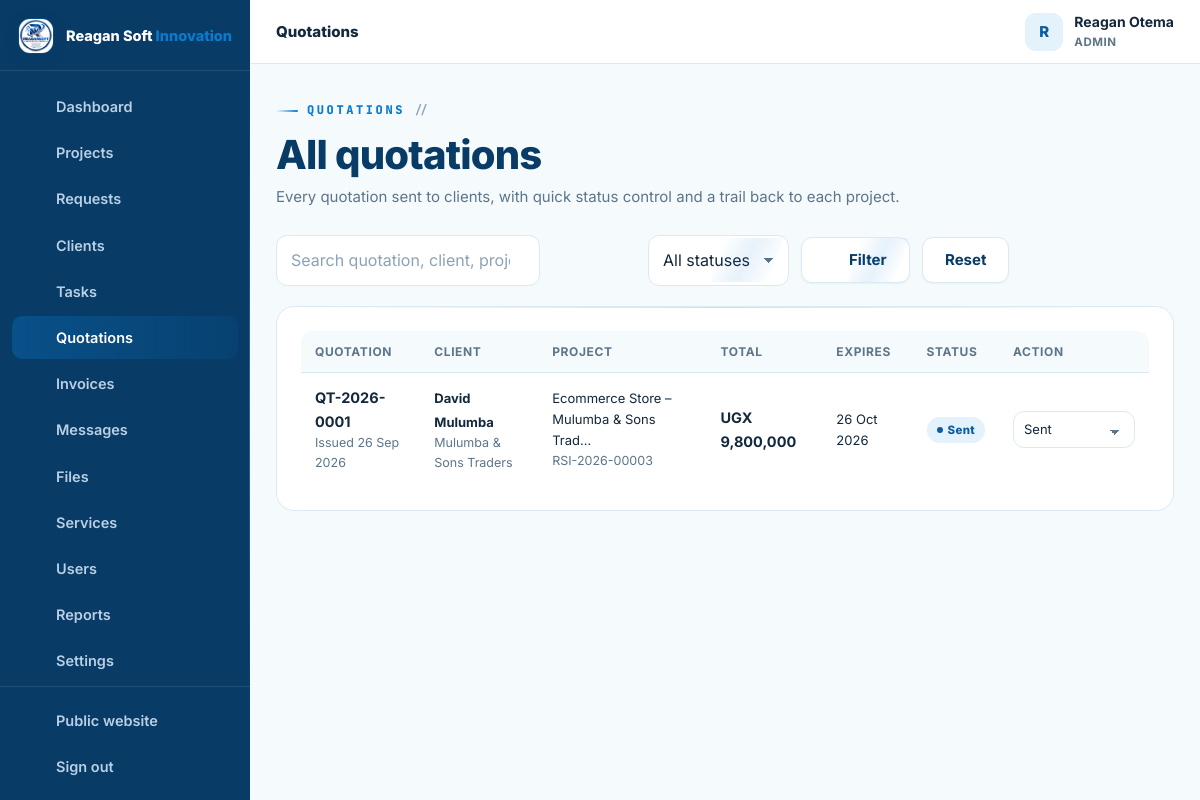
Screenshot of /admin/quotations.php (signed in) with the database file from the repository.
### tables this page shows
CREATE TABLE IF NOT EXISTS users (
  id INT UNSIGNED AUTO_INCREMENT PRIMARY KEY,
  full_name VARCHAR(150) NOT NULL,
  email VARCHAR(190) NOT NULL UNIQUE,
  phone VARCHAR(40) NULL,
  password_hash VARCHAR(255) NOT NULL,
  role ENUM('admin','staff','client') NOT NULL DEFAULT 'client',
  company VARCHAR(190) NULL,
  address VARCHAR(255) NULL,
  avatar VARCHAR(255) NULL,
   
   
   
   
   
   
  payer_type ENUM('business','individual') NOT NULL DEFAULT 'business',
  tax_id VARCHAR(60) NULL,
  national_id VARCHAR(60) NULL,
  country VARCHAR(80) NOT NULL DEFAULT 'Uganda',
  city VARCHAR(90) NULL,
  billing_terms_at DATETIME NULL,
  active TINYINT(1) NOT NULL DEFAULT 1,
  failed_logins INT UNSIGNED NOT NULL DEFAULT 0,
  locked_until DATETIME NULL,
  last_login_at DATETIME NULL,
  created_at TIMESTAMP DEFAULT CURRENT_TIMESTAMP,
  updated_at TIMESTAMP DEFAULT CURRENT_TIMESTAMP ON UPDATE CURRENT_TIMESTAMP,
  INDEX idx_users_role (role),
  INDEX idx_users_active (active)
);

CREATE TABLE IF NOT EXISTS quotations (
  id INT UNSIGNED AUTO_INCREMENT PRIMARY KEY,
  quotation_no VARCHAR(30) NOT NULL UNIQUE,
  project_id INT UNSIGNED NOT NULL,
  client_id INT UNSIGNED NOT NULL,
  issued_on DATE NOT NULL,
  expiry_date DATE NULL,
  subtotal DECIMAL(14,2) NOT NULL DEFAULT 0,
  discount DECIMAL(14,2) NOT NULL DEFAULT 0,
  tax_percent DECIMAL(5,2) NOT NULL DEFAULT 0,
  total DECIMAL(14,2) NOT NULL DEFAULT 0,
  status ENUM('draft','sent','accepted','rejected','expired','cancelled') NOT NULL DEFAULT 'draft',
  notes TEXT NULL,
  terms TEXT NULL,
  created_at TIMESTAMP DEFAULT CURRENT_TIMESTAMP,
  updated_at TIMESTAMP DEFAULT CURRENT_TIMESTAMP ON UPDATE CURRENT_TIMESTAMP,
  FOREIGN KEY (project_id) REFERENCES projects(id) ON DELETE CASCADE,
  FOREIGN KEY (client_id) REFERENCES users(id) ON DELETE CASCADE,
  INDEX idx_quotes_project (project_id),
  INDEX idx_quotes_client (client_id)
);

CREATE TABLE IF NOT EXISTS projects (
  id INT UNSIGNED AUTO_INCREMENT PRIMARY KEY,
  ref_no VARCHAR(30) NOT NULL UNIQUE,                
  client_id INT UNSIGNED NOT NULL,
  service_id INT UNSIGNED NULL,
  assigned_to INT UNSIGNED NULL,                     
  title VARCHAR(190) NOT NULL,
  description TEXT NOT NULL,
  requirements TEXT NULL,
   
   
  website_url  VARCHAR(255) NULL,                    
  deliverables VARCHAR(190) NULL,                    
  cover_art    VARCHAR(40)  NULL,                    
  budget DECIMAL(14,2) NULL,
  priority ENUM('low','normal','high','urgent') NOT NULL DEFAULT 'normal',
  status ENUM('NEW','REVIEWING','QUOTATION','APPROVED','IN_PROGRESS','WAITING_FOR_CLIENT','TESTING','COMPLETED','CANCELLED') NOT NULL DEFAULT 'NEW',
  progress TINYINT UNSIGNED NOT NULL DEFAULT 0,
  deadline DATE NULL,
  started_at DATETIME NULL,
  completed_at DATETIME NULL,
  submitted_at TIMESTAMP DEFAULT CURRENT_TIMESTAMP,
  updated_at TIMESTAMP DEFAULT CURRENT_TIMESTAMP ON UPDATE CURRENT_TIMESTAMP,
  FOREIGN KEY (client_id) REFERENCES users(id) ON DELETE CASCADE,
  FOREIGN KEY (service_id) REFERENCES services(id) ON DELETE SET NULL,
  FOREIGN KEY (assigned_to) REFERENCES users(id) ON DELETE SET NULL,
  INDEX idx_projects_client (client_id),
  INDEX idx_projects_status (status),
  INDEX idx_projects_assigned (assigned_to),
  INDEX idx_projects_service (service_id)
);

### config/config.php (called while the page is built, shortened)
<?php
function db(): PDO {
    static $pdo = null;
    if ($pdo === null) {
        try {
            $pdo = new PDO(
                'mysql:host=' . DB_HOST . ';dbname=' . DB_NAME . ';charset=utf8mb4',
                DB_USER,
                DB_PASS,
                [
                    PDO::ATTR_ERRMODE            => PDO::ERRMODE_EXCEPTION,
                    PDO::ATTR_DEFAULT_FETCH_MODE => PDO::FETCH_ASSOC,
                    PDO::ATTR_EMULATE_PREPARES   => false,
                    PDO::ATTR_STRINGIFY_FETCHES  => false,
                    PDO::ATTR_TIMEOUT            => 5,
                    PDO::MYSQL_ATTR_INIT_COMMAND => "SET time_zone = '+03:00', NAMES utf8mb4 COLLATE utf8mb4_unicode_ci",
                ]
            );
        } catch (PDOException $e) {
            db_connection_failed($e);
        }
    }
    return $pdo;
}
function e(mixed $value): string {
    return htmlspecialchars((string)($value ?? ''), ENT_QUOTES, 'UTF-8');
}
function flash(string $key, ?string $value = null): ?string {
    $msg = $_SESSION['flash'][$key] ?? null;
    return $msg;
}
function app_url(string $path = ''): string {
    return APP_URL . ($path === '' ? '' : '/' . ltrim($path, '/'));
}
function current_user(): ?array {
    static $user = false;
    if ($user === false) {
        if (empty($_SESSION['user_id'])) {
            $user = null;
        } else {
            $st = db()->prepare('SELECT * FROM users WHERE id = ? AND active = 1 LIMIT 1');
            $st->execute([(int)$_SESSION['user_id']]);
            $user = $st->fetch() ?: null;
        }
    }
    return $user;
}
function is_logged_in(): bool {
    return current_user() !== null;
}
function user_role(): ?string {
    $u = current_user();
    return $u['role'] ?? null;
}
function require_login(): void {
    if (!is_logged_in()) {
        $_SESSION['intended'] = $_SERVER['REQUEST_URI'] ?? '';
        flash('error', 'Please sign in to continue.');
        redirect(app_url('login.php'));
    }
}
function require_staff(): void {
    require_login();
}
require_once __DIR__ . '/../inc/functions.php';

### admin/quotations.php (the view, shortened to what this page needs)
<?php
require __DIR__ . '/../config/config.php';
require_staff();
$pdo = db();
$st = $_GET['status'] ?? '';
$q  = trim($_GET['q'] ?? '');
$page = max(1, (int)($_GET['page'] ?? 1));
$perPage = 15;
$where = ['1=1'];
$params = [];
$whereSql = implode(' AND ', $where);
$count = $pdo->prepare("SELECT COUNT(*) c FROM quotations q JOIN projects p ON p.id = q.project_id JOIN users u ON u.id = q.client_id WHERE $whereSql");
$count->execute($params);
$pg = paginate((int)$count->fetch()['c'], $perPage, $page);
$sql = "SELECT q.*, u.full_name AS client_name, u.company, p.title AS project_title, p.ref_no AS project_ref, p.id AS project_id
        FROM quotations q
        JOIN projects p ON p.id = q.project_id
        JOIN users u ON u.id = q.client_id
        WHERE $whereSql
        ORDER BY q.created_at DESC
        LIMIT $perPage OFFSET {$pg['offset']}";
$stm = $pdo->prepare($sql); $stm->execute($params);
$quotes = $stm->fetchAll();
$currency = settings('currency');
dashboard_head(['title' => 'Quotations', 'active' => 'quotations', 'crumb' => 'Quotations']);
?>
<div class="dash-head">
  <div>
    <span class="eyebrow">Quotations</span>
    <h2>All quotations</h2>
    <p class="sub">Every quotation sent to clients, with quick status control and a trail back to each project.</p>
  </div>
</div>
<form class="toolbar" method="get" action="quotations.php">
  <div class="field" style="margin:0;flex-grow:1;max-width:360px">
    <input class="input" id="q" name="q" type="search" placeholder="Search quotation, client, project…" value="<?= e($q) ?>">
  </div>
  <div class="field" style="margin:0"><label class="visually-hidden" for="status">Status</label>
    <select class="select" id="status" name="status">
      <option value="">All statuses</option>
    </select>
  </div>
  <button class="btn btn-ghost" type="submit"><?= icon('search') ?> Filter</button>
  <a class="btn btn-ghost" href="quotations.php">Reset</a>
</form>
<section class="panel">
  <?php if ($quotes): ?>
    <div class="table-wrap">
      <table class="table">
        <thead><tr><th>Quotation</th><th>Client</th><th>Project</th><th>Total</th><th>Expires</th><th>Status</th><th>Action</th></tr></thead>
        <tbody>
          <?php foreach ($quotes as $qu): ?>
            <tr>
              <td><a class="row-title" href="<?= app_url('admin/project.php?id=' . (int)$qu['project_id'] . '&tab=quotation') ?>"><?= e($qu['quotation_no']) ?></a><div class="row-sub">Issued <?= fmt_date($qu['issued_on']) ?></div></td>
              <td><b class="small"><?= e($qu['client_name']) ?></b><div class="row-sub"><?= e($qu['company'] ?? '—') ?></div></td>
              <td class="small"><?= e(truncate($qu['project_title'], 38)) ?><div class="row-sub"><?= e($qu['project_ref']) ?></div></td>
              <td><b><?= money($qu['total'], $currency) ?></b></td>
              <td class="small"><?= fmt_date($qu['expiry_date']) ?></td>
              <td><?= status_badge($qu['status']) ?></td>
              <td style="min-width:150px">
                <form method="post">
                  <select class="select" name="status" onchange="this.form.submit()" style="padding:7px 30px 7px 10px;font-size:13px">
                    <?php foreach (['draft', 'sent', 'accepted', 'rejected', 'expired', 'cancelled'] as $s): ?><option value="<?= $s ?>" <?= $qu['status'] === $s ? 'selected' : '' ?>><?= e(ucfirst($s)) ?></option><?php endforeach; ?>
                  </select>
                </form>
              </td>
            </tr>
          <?php endforeach; ?>
        </tbody>
      </table>
    </div>
  <?php else: ?>
    <div class="empty"><?= icon('doc') ?><h4>No quotations found</h4><p><?= ($q || $st) ? 'No quotations match your filters.' : 'Create quotations from inside a project when a request is ready.' ?></p></div>
  <?php endif; ?>
</section>
<?php dashboard_footer(); ?>

### inc/layout.php (shortened to what this page needs)
<?php
function dashboard_nav_items(): array {
    $role = user_role();
    $client = [
        ['dashboard', 'Dashboard', app_url('client/index.php'), 'dashboard'],
        ['projects', 'My Projects', app_url('client/projects.php'), 'folder'],
        ['request', 'New Request', app_url('client/request.php'), 'plus'],
        ['messages', 'Messages', app_url('client/messages.php'), 'chat'],
        ['files', 'Files', app_url('client/files.php'), 'file'],
        ['notifications', 'Notifications', app_url('client/notifications.php'), 'bell'],
        ['billing', 'Payment Details', app_url('client/billing.php'), 'receipt'],
        ['profile', 'Profile', app_url('client/profile.php'), 'user'],
    ];
    $staff = [
        ['dashboard', 'Dashboard', app_url('admin/index.php'), 'dashboard'],
        ['projects', 'Projects', app_url('admin/projects.php'), 'folder'],
        ['requests', 'Requests', app_url('admin/requests.php'), 'inbox'],
        ['clients', 'Clients', app_url('admin/clients.php'), 'users'],
        ['tasks', 'Tasks', app_url('admin/tasks.php'), 'list'],
        ['quotations', 'Quotations', app_url('admin/quotations.php'), 'doc'],
        ['invoices', 'Invoices', app_url('admin/invoices.php'), 'money'],
        ['messages', 'Messages', app_url('admin/messages.php'), 'chat'],
        ['files', 'Files', app_url('admin/files.php'), 'file'],
    ];
    if ($role === 'admin') {
        $staff = array_merge($staff, [
            ['services', 'Services', app_url('admin/services.php'), 'globe'],
            ['users', 'Users', app_url('admin/users.php'), 'users'],
            ['reports', 'Reports', app_url('admin/reports.php'), 'chart'],
            ['settings', 'Settings', app_url('admin/settings.php'), 'settings'],
            ['audit', 'Audit Logs', app_url('admin/audit.php'), 'search'],
        ]);
    }
    return $role === 'client' ? $client : $staff;
}
function dashboard_head(array $page = []): void {
    $user = current_user();
    $role = user_role();
    $items = dashboard_nav_items();
    $active = $page['active'] ?? '';
    $loginUrl = $role === 'client' ? app_url('client/index.php') : app_url('admin/index.php');
    ?>
<!doctype html>
<html lang="en">
<head>
<link rel="stylesheet" href="<?= app_url('assets/css/style.css') ?>">
<link rel="stylesheet" href="<?= app_url('assets/css/tech.css') ?>">
</head>
<body class="dash-body">
<div class="dash-layout">
  <aside class="sidebar" id="sidebar" aria-label="Portal navigation">
    <div class="sidebar-brand">
      <a class="brand" href="<?= $loginUrl ?>">
        <img src="<?= app_url('assets/img/reagansoftinnovation-logo.jpeg') ?>" alt="" width="38" height="38">
        <span class="brand-text">Reagan Soft <b>Innovation</b></span>
      </a>
    </div>
    <nav class="side-nav">
      <?php foreach ($items as $it): ?>
        <a href="<?= e($it[2]) ?>" class="<?= $active === $it[0] ? 'active' : '' ?>">
          <?= icon($it[3]) ?><span><?= e($it[1]) ?></span>
        </a>
      <?php endforeach; ?>
    </nav>
    <div class="side-bottom">
      <a href="<?= app_url($role !== 'client' ? 'index.php' : 'index.php') ?>"><?= icon('globe') ?><span>Public website</span></a>
      <a href="<?= app_url('logout.php') ?>"><?= icon('logout') ?><span>Sign out</span></a>
    </div>
  </aside>
  <div class="dash-shell">
    <header class="dash-topbar">
      <div class="dash-topbar-title">
        <span class="dash-crumb"><?= e($page['crumb'] ?? 'Portal') ?></span>
      </div>
      <div class="dash-topbar-right">
        <div class="user-chip">
          <span class="user-avatar"><?= e(mb_strtoupper(mb_substr($user['full_name'] ?? '?', 0, 1))) ?></span>
          <div class="user-meta">
            <strong><?= e($user['full_name'] ?? '') ?></strong>
            <small><?= e(mb_strtoupper($role)) ?></small>
          </div>
        </div>
      </div>
    </header>
    <main class="dash-main" id="main">
<?php
}
function dashboard_footer(): void {
    ?>
    </main>
  </div>
</div>
</body>
</html>
<?php
}

### inc/functions.php (shortened to what this page needs)
<?php
function settings(?string $key = null, ?string $default = ''): string {
    static $cache = null;
    if ($cache === null) {
        $cache = ['company_name' => APP_NAME, 'company_phone' => '+256730314979', 'currency' => 'UGX'];
        try {
            $rows = db()->query('SELECT setting_key, setting_value FROM settings')->fetchAll();
            foreach ($rows as $r) {
                $cache[$r['setting_key']] = (string)$r['setting_value'];
            }
        } catch (Throwable $e) {
            log_error('settings() fallback: ' . $e->getMessage());
        }
    }
    return $cache[$key] ?? $default;
}
function money(mixed $amount, string $currency = 'UGX'): string {
    $amount = (float)$amount;
    if ($currency !== '') {
        return $currency . ' ' . number_format($amount, 0);
    }
    return number_format($amount, 0);
}
function fmt_date(?string $date, string $format = 'd M Y'): string {
    $ts = strtotime($date);
    return $ts ? date($format, $ts) : '—';
}
function truncate(string $text, int $length = 90): string {
    return mb_strimwidth($text, 0, $length, '…');
}
function status_badge(string $status): string {
    $class = [
        'NEW' => 'blue', 'REVIEWING' => 'sky', 'QUOTATION' => 'violet',
        'APPROVED' => 'cyan', 'IN_PROGRESS' => 'blue', 'WAITING_FOR_CLIENT' => 'amber',
        'TESTING' => 'violet', 'COMPLETED' => 'green', 'CANCELLED' => 'red',
        'TODO' => 'gray', 'REVIEW' => 'violet',
        'draft' => 'gray', 'sent' => 'blue', 'accepted' => 'green', 'rejected' => 'red', 'expired' => 'amber', 'cancelled' => 'red',
        'paid' => 'green', 'partially_paid' => 'amber', 'overdue' => 'red',
        'active' => 'green', 'inactive' => 'red',
        'read' => 'gray', 'unread' => 'blue',
    ];
    $label = ucwords(str_replace('_', ' ', strtolower((string)$status)));
    return '<span class="badge ' . ($class[$status] ?? 'gray') . '">' . e($label) . '</span>';
}
function paginate(int $total, int $perPage, int $page): array {
    $totalPages = max(1, (int)ceil($total / max(1, $perPage)));
    $page = max(1, min($totalPages, $page));
    $offset = ($page - 1) * $perPage;
    return ['totalPages' => $totalPages, 'page' => $page, 'offset' => $offset];
}
function icon(string $name, string $class = ''): string {
    $path = $paths[$name] ?? $paths['code-s'];
    $cls = $class !== '' ? ' class="' . e($class) . '"' : '';
    return '<svg' . $cls . ' viewBox="0 0 24 24" fill="none" stroke="currentColor" stroke-width="1.8" stroke-linecap="round" stroke-linejoin="round" aria-hidden="true">' . $path . '</svg>';
}
require_once __DIR__ . '/layout.php';

### rows the page displays
users: full_name "R", full_name "Reagan Otema", role "ADMIN"
quotations: quotation_no "QT-2026-0001", issued_on "26 Sep 2026", client.full_name "David Mulumba", client.company "Mulumba & Sons Traders", project.title "Ecommerce Store – Mulumba & Sons Trad…", project.ref_no "RSI-2026-00003", total "UGX 9,800,000", expiry_date "26 Oct 2026", status "Sent"

### other values shown
$it[1] "Dashboard"
$it[1] "Projects"
$it[1] "Requests"
$it[1] "Clients"
$it[1] "Tasks"
$it[1] "Quotations"
$it[1] "Invoices"
$it[1] "Messages"
$it[1] "Files"
$it[1] "Services"
$it[1] "Users"
$it[1] "Reports"
$it[1] "Settings"
$page['crumb'] "Quotations"
